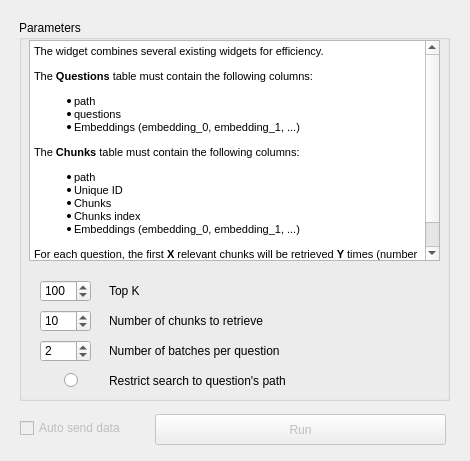
<?xml version="1.0" encoding="UTF-8"?>
<ui version="4.0">
 <class>Form</class>
 <widget class="QWidget" name="Form">
  <property name="geometry">
   <rect>
    <x>0</x>
    <y>0</y>
    <width>470</width>
    <height>461</height>
   </rect>
  </property>
  <property name="windowTitle">
   <string>Form</string>
  </property>
  <widget class="QGroupBox" name="groupBox">
   <property name="geometry">
    <rect>
     <x>19</x>
     <y>20</y>
     <width>431</width>
     <height>381</height>
    </rect>
   </property>
   <property name="title">
    <string>Parameters</string>
   </property>
   <widget class="QLabel" name="label_2">
    <property name="geometry">
     <rect>
      <x>90</x>
      <y>320</y>
      <width>261</width>
      <height>21</height>
     </rect>
    </property>
    <property name="text">
     <string>Number of batches per question</string>
    </property>
   </widget>
   <widget class="QLabel" name="label_4">
    <property name="geometry">
     <rect>
      <x>90</x>
      <y>260</y>
      <width>261</width>
      <height>21</height>
     </rect>
    </property>
    <property name="text">
     <string>Top K</string>
    </property>
   </widget>
   <widget class="QLabel" name="label">
    <property name="geometry">
     <rect>
      <x>90</x>
      <y>290</y>
      <width>261</width>
      <height>21</height>
     </rect>
    </property>
    <property name="text">
     <string>Number of chunks to retrieve</string>
    </property>
   </widget>
   <widget class="QLabel" name="label_3">
    <property name="geometry">
     <rect>
      <x>90</x>
      <y>350</y>
      <width>261</width>
      <height>21</height>
     </rect>
    </property>
    <property name="text">
     <string>Restrict search to question's path</string>
    </property>
   </widget>
   <widget class="QRadioButton" name="radioB_restrict_path">
    <property name="geometry">
     <rect>
      <x>45</x>
      <y>350</y>
      <width>21</width>
      <height>21</height>
     </rect>
    </property>
    <property name="text">
     <string/>
    </property>
   </widget>
   <widget class="QTextBrowser" name="textBrowser">
    <property name="geometry">
     <rect>
      <x>10</x>
      <y>20</y>
      <width>411</width>
      <height>221</height>
     </rect>
    </property>
    <property name="html">
     <string>&lt;!DOCTYPE HTML PUBLIC &quot;-//W3C//DTD HTML 4.0//EN&quot; &quot;http://www.w3.org/TR/REC-html40/strict.dtd&quot;&gt;
&lt;html&gt;&lt;head&gt;&lt;meta name=&quot;qrichtext&quot; content=&quot;1&quot; /&gt;&lt;style type=&quot;text/css&quot;&gt;
p, li { white-space: pre-wrap; }
&lt;/style&gt;&lt;/head&gt;&lt;body style=&quot; font-family:'MS Shell Dlg 2'; font-size:8pt; font-weight:400; font-style:normal;&quot;&gt;
&lt;p style=&quot; margin-top:12px; margin-bottom:12px; margin-left:0px; margin-right:0px; -qt-block-indent:0; text-indent:0px;&quot;&gt;The widget combines several existing widgets for efficiency. &lt;/p&gt;
&lt;p style=&quot; margin-top:12px; margin-bottom:12px; margin-left:0px; margin-right:0px; -qt-block-indent:0; text-indent:0px;&quot;&gt;The &lt;span style=&quot; font-weight:600;&quot;&gt;Questions&lt;/span&gt; table must contain the following columns:&lt;/p&gt;
&lt;ul style=&quot;margin-top: 0px; margin-bottom: 0px; margin-left: 0px; margin-right: 0px; -qt-list-indent: 1;&quot;&gt;&lt;li style=&quot; margin-top:12px; margin-bottom:0px; margin-left:0px; margin-right:0px; -qt-block-indent:0; text-indent:0px;&quot;&gt;&lt;span style=&quot; font-family:'Courier New';&quot;&gt;path&lt;/span&gt; &lt;/li&gt;
&lt;li style=&quot; margin-top:0px; margin-bottom:0px; margin-left:0px; margin-right:0px; -qt-block-indent:0; text-indent:0px;&quot;&gt;&lt;span style=&quot; font-family:'Courier New';&quot;&gt;questions&lt;/span&gt; &lt;/li&gt;
&lt;li style=&quot; margin-top:0px; margin-bottom:12px; margin-left:0px; margin-right:0px; -qt-block-indent:0; text-indent:0px;&quot;&gt;Embeddings (&lt;span style=&quot; font-family:'Courier New';&quot;&gt;embedding_0&lt;/span&gt;, &lt;span style=&quot; font-family:'Courier New';&quot;&gt;embedding_1&lt;/span&gt;, ...) &lt;/li&gt;&lt;/ul&gt;
&lt;p style=&quot; margin-top:12px; margin-bottom:12px; margin-left:0px; margin-right:0px; -qt-block-indent:0; text-indent:0px;&quot;&gt;The &lt;span style=&quot; font-weight:600;&quot;&gt;Chunks&lt;/span&gt; table must contain the following columns:&lt;/p&gt;
&lt;ul style=&quot;margin-top: 0px; margin-bottom: 0px; margin-left: 0px; margin-right: 0px; -qt-list-indent: 1;&quot;&gt;&lt;li style=&quot; margin-top:12px; margin-bottom:0px; margin-left:0px; margin-right:0px; -qt-block-indent:0; text-indent:0px;&quot;&gt;&lt;span style=&quot; font-family:'Courier New';&quot;&gt;path&lt;/span&gt; &lt;/li&gt;
&lt;li style=&quot; margin-top:0px; margin-bottom:0px; margin-left:0px; margin-right:0px; -qt-block-indent:0; text-indent:0px;&quot;&gt;&lt;span style=&quot; font-family:'Courier New';&quot;&gt;Unique ID&lt;/span&gt; &lt;/li&gt;
&lt;li style=&quot; margin-top:0px; margin-bottom:0px; margin-left:0px; margin-right:0px; -qt-block-indent:0; text-indent:0px;&quot;&gt;&lt;span style=&quot; font-family:'Courier New';&quot;&gt;Chunks&lt;/span&gt; &lt;/li&gt;
&lt;li style=&quot; margin-top:0px; margin-bottom:0px; margin-left:0px; margin-right:0px; -qt-block-indent:0; text-indent:0px;&quot;&gt;&lt;span style=&quot; font-family:'Courier New';&quot;&gt;Chunks index&lt;/span&gt; &lt;/li&gt;
&lt;li style=&quot; margin-top:0px; margin-bottom:12px; margin-left:0px; margin-right:0px; -qt-block-indent:0; text-indent:0px;&quot;&gt;Embeddings (&lt;span style=&quot; font-family:'Courier New';&quot;&gt;embedding_0&lt;/span&gt;, &lt;span style=&quot; font-family:'Courier New';&quot;&gt;embedding_1&lt;/span&gt;, ...) &lt;/li&gt;&lt;/ul&gt;
&lt;p style=&quot; margin-top:12px; margin-bottom:12px; margin-left:0px; margin-right:0px; -qt-block-indent:0; text-indent:0px;&quot;&gt;For each question, the first &lt;span style=&quot; font-weight:600;&quot;&gt;X&lt;/span&gt; relevant chunks will be retrieved &lt;span style=&quot; font-weight:600;&quot;&gt;Y&lt;/span&gt; times (number of batches). Chunks are first ranked using cosine similarity, followed by a reranker applied to the Top K elements.&lt;/p&gt;&lt;/body&gt;&lt;/html&gt;</string>
    </property>
   </widget>
   <widget class="QSpinBox" name="box_top_k">
    <property name="geometry">
     <rect>
      <x>21</x>
      <y>260</y>
      <width>51</width>
      <height>22</height>
     </rect>
    </property>
    <property name="maximum">
     <number>10000</number>
    </property>
    <property name="value">
     <number>100</number>
    </property>
   </widget>
   <widget class="QSpinBox" name="box_n_chunks">
    <property name="geometry">
     <rect>
      <x>21</x>
      <y>290</y>
      <width>51</width>
      <height>22</height>
     </rect>
    </property>
    <property name="maximum">
     <number>10000</number>
    </property>
    <property name="value">
     <number>10</number>
    </property>
   </widget>
   <widget class="QSpinBox" name="box_n_batches">
    <property name="geometry">
     <rect>
      <x>21</x>
      <y>320</y>
      <width>51</width>
      <height>22</height>
     </rect>
    </property>
    <property name="maximum">
     <number>10000</number>
    </property>
    <property name="value">
     <number>2</number>
    </property>
   </widget>
  </widget>
  <widget class="QPushButton" name="pushButton_send">
   <property name="enabled">
    <bool>false</bool>
   </property>
   <property name="geometry">
    <rect>
     <x>155</x>
     <y>414</y>
     <width>291</width>
     <height>31</height>
    </rect>
   </property>
   <property name="text">
    <string>Run</string>
   </property>
  </widget>
  <widget class="QCheckBox" name="checkBox_send">
   <property name="enabled">
    <bool>false</bool>
   </property>
   <property name="geometry">
    <rect>
     <x>20</x>
     <y>420</y>
     <width>131</width>
     <height>16</height>
    </rect>
   </property>
   <property name="text">
    <string>Auto send data</string>
   </property>
  </widget>
 </widget>
 <resources/>
 <connections/>
</ui>
